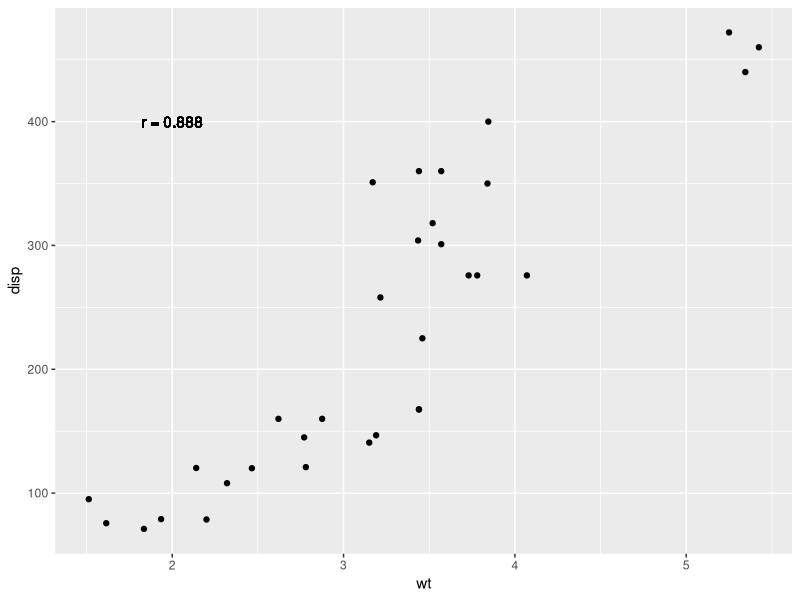
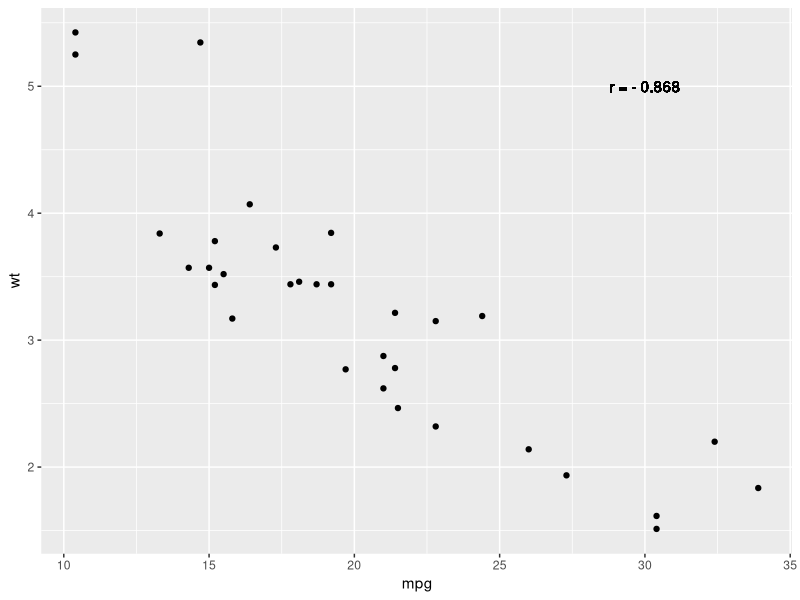
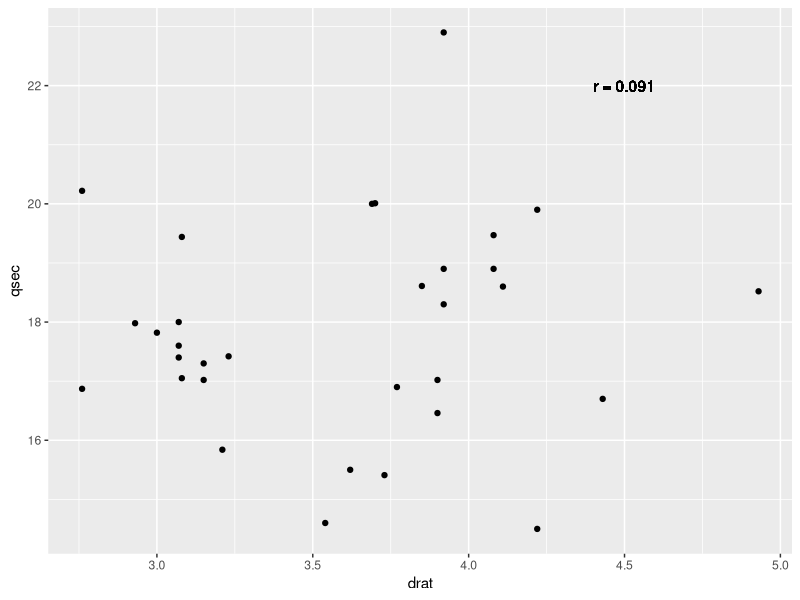
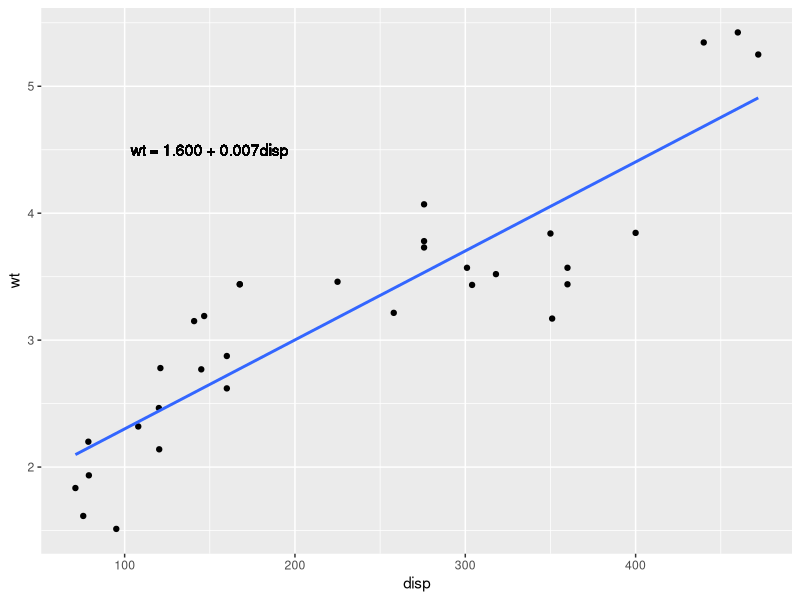

The R source for these figures, in order:
## ---- chunk 1
# We can calculate the correlation coefficient between x and y with the 
# following code.
# cor(x, y)
## ---- chunk 2
library(tidyverse)
library(patchwork)
data("mtcars")
names(mtcars)
## ---- chunk 3
attach(mtcars)
# positive correlation
qplot(wt, disp, data = mtcars) +
  geom_text(aes(x=2, y=400, label="r = 0.888"))
cor(wt, disp)
# negative correlation
qplot(mpg, wt, data = mtcars)  +
  geom_text(aes(x=30, y=5, label="r = - 0.868"))
cor(mpg, wt)
# no correlation
qplot(drat, qsec, data = mtcars)  +
  geom_text(aes(x=4.5, y=22, label="r = 0.091"))
cor(drat, qsec)
## ---- chunk 4
# res <- lm(y ~ x, data)
# summary(res)
## ---- chunk 5
data("mtcars")
res <- lm(wt ~ disp, mtcars)
summary(res)
## ---- chunk 6
ggplot(mtcars, aes(x=disp, y=wt)) +  # define x and y
  geom_point()+                      # scatter  plot
  geom_smooth(method=lm, se=FALSE) + # add a regression line
  geom_text(aes(x = 150, y = 4.5, label = "wt = 1.600 + 0.007disp")) #add a label

